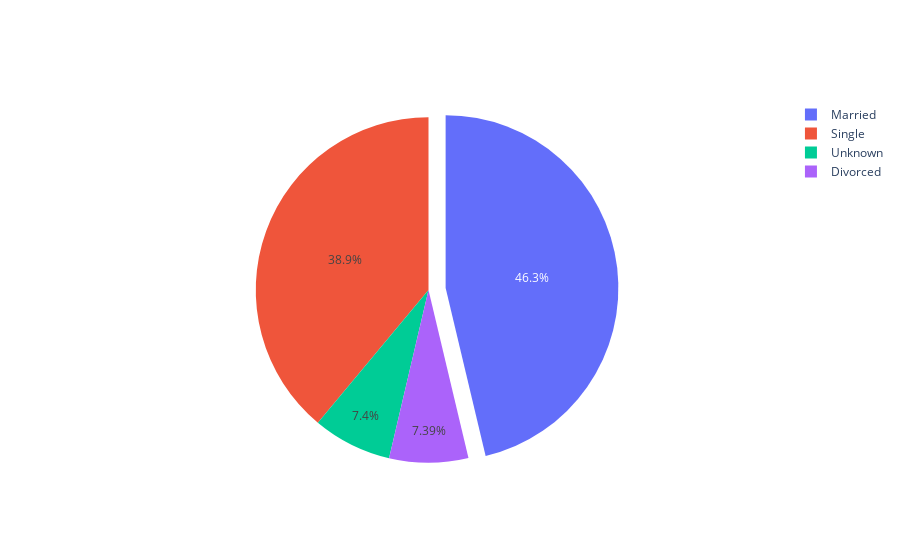

Notebook code cell kept with this figure:
### Markdown cell above
### Ejercicio 1
Utiliza `plotly` para realizar un  diagramas de torta sobre el estado conyugal de los clientes (resaltando el más predominante).

### Code cell
# YOUR CODE HERE

df_grouped = df.groupby(['Marital_Status']).aggregate({'CLIENTNUM':'count'})

labels = list(df_grouped.index)
values = df_grouped.CLIENTNUM.tolist()

fig = go.Figure(data=[go.Pie(labels=labels, values=values, pull=[0,0.1,0,0])])
fig.show()

### Figure 1 — Plotly figure (JSON) as saved in the notebook; plotly's stock layout.template omitted (floating-point values rounded to 4 significant figures)
{"data": [{"labels": ["Divorced", "Married", "Single", "Unknown"], "pull": [0, 0.1, 0, 0], "type": "pie", "values": [748, 4687, 3943, 749]}], "layout": {}}
